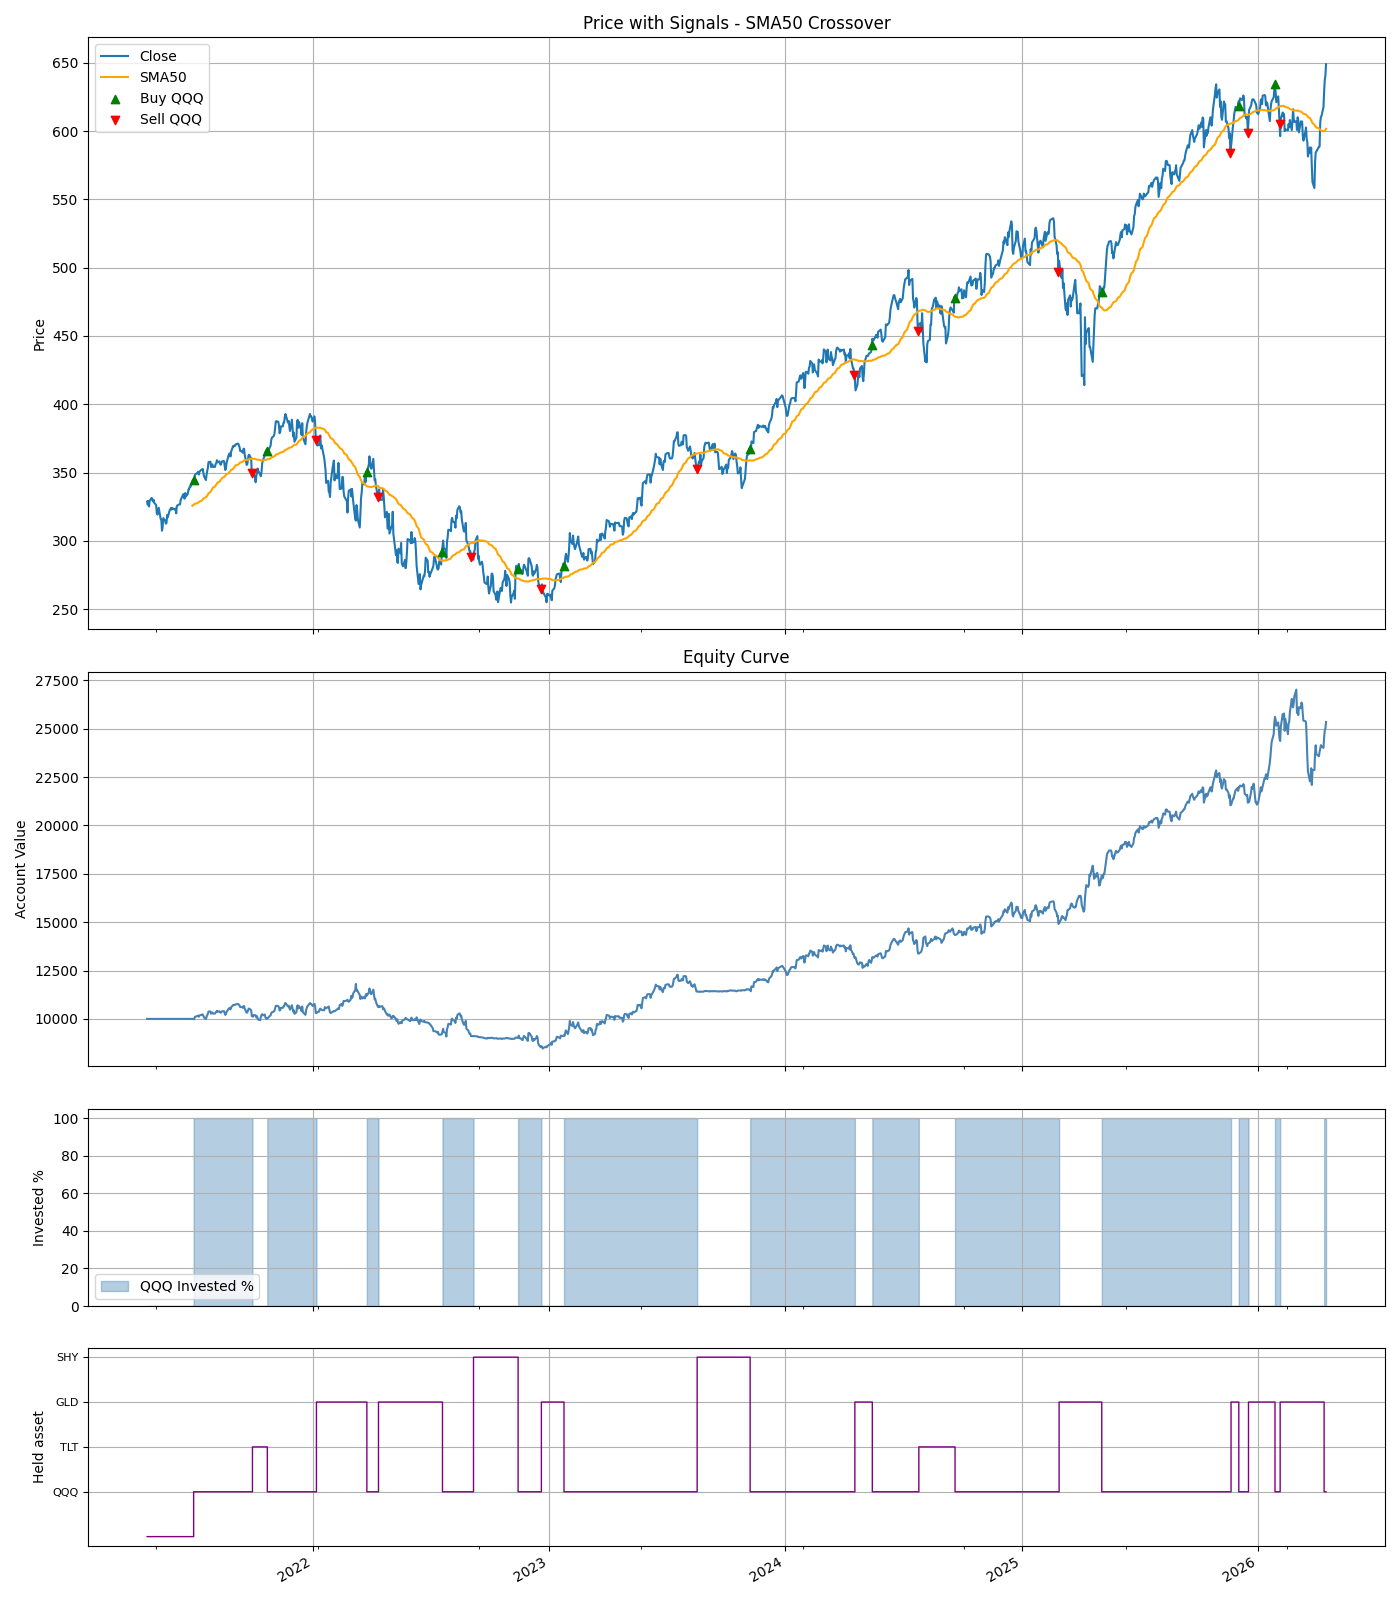

Source code (Python):
"""
Backtest QQQ - SMA Crossover Strategy

Rules:
- Instrument: QQQ
- Data: daily last 5 years (yfinance)

Entry:
- Buy (fully invested) when Close > SMA(sma_window) * (1 + band_pct)
- band_pct adds a small buffer above SMA to reduce whipsaws (default 0.0)

Exit:
- Sell everything when Close < SMA(sma_window) * (1 - band_pct)
- When alt_dfs provided: rotate to best of alt_assets (TLT/GLD) by momentum,
  or safe_asset (SHY) if all negative.  Otherwise go to cash.

Position sizing:
- Always fully invested when in, fully in cash/alt when out.
- No partial allocations.

Grid search defaults based on research:
- sma_window: 100–300 (research optimum around 200–225)
- band_pct: 0–3% buffer to reduce false signals

Outputs: backtest_sma_crossover.png, trades_detail_sma_crossover.csv, printed metrics.
"""

import os
import math
import itertools
import pandas as pd
import numpy as np
import yfinance as yf
import matplotlib.pyplot as plt


DEFAULT_ALT_ASSETS  = ('TLT', 'GLD')
DEFAULT_SAFE_ASSET  = 'SHY'
DEFAULT_ALT_LOOKBACK = 63


def sma(series, window):
    return series.rolling(window).mean()


def max_drawdown(equity):
    roll_max = equity.cummax()
    return ((equity - roll_max) / roll_max).min()


def fetch_data(ticker='QQQ', period='5y'):
    df = yf.download(ticker, period=period, progress=False)
    df = df.dropna()
    if getattr(df.columns, 'nlevels', 1) > 1:
        df.columns = df.columns.droplevel(1)
    return df


def fetch_all(assets, period='5y'):
    """Download Open+Close for each asset. Returns dict {ticker: df}."""
    dfs = {}
    for ticker in assets:
        df = yf.download(ticker, period=period, progress=False)
        df = df.dropna()
        if getattr(df.columns, 'nlevels', 1) > 1:
            df.columns = df.columns.droplevel(1)
        dfs[ticker] = df[['Open', 'Close']]
    return dfs


def select_alt_asset(mom_row, alt_assets, safe_asset):
    """Pick best alt asset with positive momentum, else safe_asset."""
    alt_mom = {t: float(mom_row[t]) for t in alt_assets
               if t in mom_row.index and not pd.isna(mom_row[t])}
    if not alt_mom:
        return safe_asset
    best = max(alt_mom, key=alt_mom.get)
    return best if alt_mom[best] > 0 else safe_asset


def check_entry(close, sma_current, in_position, band_pct):
    if in_position:
        return False
    if math.isnan(sma_current):
        return False
    return close > sma_current * (1 + band_pct)


def check_exit(close, sma_current, in_position, band_pct):
    if not in_position:
        return False
    if math.isnan(sma_current):
        return False
    return close < sma_current * (1 - band_pct)


def compute_stats(equity_series, initial_capital, closed_trades, df=None):
    trades_df = pd.DataFrame(closed_trades)

    total_return = equity_series.iloc[-1] / initial_capital - 1.0
    years = (equity_series.index[-1] - equity_series.index[0]).days / 365.25
    cagr = (equity_series.iloc[-1] / initial_capital) ** (1 / years) - 1 if years > 0 else np.nan
    yearly = equity_series.resample('YE').last()
    yearly_returns = yearly.pct_change().dropna()
    arith_mean_annual = yearly_returns.mean() if len(yearly_returns) > 0 else np.nan
    md = max_drawdown(equity_series)

    if df is not None and years > 0:
        bh_cagr = (float(df['Close'].iloc[-1]) / float(df['Close'].iloc[0])) ** (1 / years) - 1
    else:
        bh_cagr = np.nan

    if len(trades_df) > 0 and 'pnl' in trades_df.columns:
        qqq_trades = trades_df[trades_df.get('asset', 'QQQ') == 'QQQ'] if 'asset' in trades_df.columns else trades_df
        if len(qqq_trades) == 0:
            qqq_trades = trades_df
        win_rate = len(qqq_trades[qqq_trades['pnl'] > 0]) / len(qqq_trades)
        avg_pnl = qqq_trades['pnl'].mean()
        trade_returns = (qqq_trades['exit_price'] - qqq_trades['entry_price']) / qqq_trades['entry_price']
        avg_trade_return = trade_returns.mean()
        max_trade_gain = trade_returns.max()
        max_trade_drop = trade_returns.min()
    else:
        win_rate = avg_pnl = avg_trade_return = max_trade_gain = max_trade_drop = np.nan

    return {
        'total_return': total_return,
        'cagr': cagr,
        'bh_cagr': bh_cagr,
        'arith_mean_annual': arith_mean_annual,
        'max_drawdown': md,
        'n_trades_closed': len(trades_df),
        'win_rate': win_rate,
        'avg_pnl': avg_pnl,
        'avg_trade_return': avg_trade_return,
        'max_trade_gain': max_trade_gain,
        'max_trade_drop': max_trade_drop,
        'trades_df': trades_df,
    }


def print_stats(stats, initial_capital, equity_series, sma_window, band_pct, out_paths):
    print('SMA Crossover backtest summary:')
    print(f'Initial capital:          {initial_capital:,.2f}')
    print(f'SMA window:               {sma_window}')
    print(f'Band:                     {band_pct:.1%}')
    print(f'Final equity:             {equity_series.iloc[-1]:,.2f}')
    print(f'Total return:             {stats["total_return"]:.2%}')
    print(f'CAGR:                     {stats["cagr"]:.2%}')
    print(f'CAGR buy & hold:          {stats["bh_cagr"]:.2%}' if not pd.isna(stats["bh_cagr"]) else 'CAGR buy & hold:          N/A')
    print(f'Arithmetic mean annual:   {stats["arith_mean_annual"]:.2%}' if not pd.isna(stats["arith_mean_annual"]) else 'Arithmetic mean annual:   N/A')
    print(f'Max drawdown:             {stats["max_drawdown"]:.2%}')
    print(f'Number of trades:         {stats["n_trades_closed"]}')
    print(f'Win rate:                 {stats["win_rate"]}')
    print(f'Average PnL per trade:    {stats["avg_pnl"]}')
    print(f'Average return per trade: {stats["avg_trade_return"]:.2%}' if not pd.isna(stats["avg_trade_return"]) else 'Average return per trade: N/A')
    print(f'Max gain per trade:       {stats["max_trade_gain"]:.2%}' if not pd.isna(stats["max_trade_gain"]) else 'Max gain per trade:       N/A')
    print(f'Max drop per trade:       {stats["max_trade_drop"]:.2%}' if not pd.isna(stats["max_trade_drop"]) else 'Max drop per trade:       N/A')
    print(f'Trades CSV:               {out_paths["trades_csv"]}')
    print(f'Plot:                     {out_paths["fig_path"]}')


def save_plots(df, equity_series, invested_list, stats, sma_window, out_dir,
               held_asset_list=None, all_assets=None):
    trades_df = stats['trades_df'].copy()
    if len(trades_df) > 0:
        trades_df['entry_date'] = pd.to_datetime(trades_df['entry_date'])
        trades_df['exit_date']  = pd.to_datetime(trades_df['exit_date'])

    equity_dates   = equity_series.index
    invested_series = pd.Series(invested_list, index=equity_dates)

    n_panels = 4 if held_asset_list is not None else 3
    height_ratios = [3, 2, 1, 1] if n_panels == 4 else [3, 2, 1]
    fig, axes = plt.subplots(n_panels, 1, sharex=True, figsize=(14, 4 * n_panels),
                             gridspec_kw={'height_ratios': height_ratios})
    ax_price, ax_equity, ax_inv = axes[0], axes[1], axes[2]

    df['Close'].plot(ax=ax_price, label='Close')
    df['SMA_exit'].plot(ax=ax_price, label=f'SMA{sma_window}', color='orange')
    if len(trades_df) > 0:
        qqq_trades = trades_df[trades_df['asset'] == 'QQQ'] if 'asset' in trades_df.columns else trades_df
        if len(qqq_trades) > 0:
            ax_price.scatter(qqq_trades['entry_date'], qqq_trades['entry_price'],
                             marker='^', color='green', label='Buy QQQ', zorder=5)
            ax_price.scatter(qqq_trades['exit_date'], qqq_trades['exit_price'],
                             marker='v', color='red', label='Sell QQQ', zorder=5)
    ax_price.set_title(f'Price with Signals - SMA{sma_window} Crossover')
    ax_price.set_ylabel('Price')
    ax_price.legend()
    ax_price.grid(True)

    equity_series.plot(ax=ax_equity, color='steelblue')
    ax_equity.set_title('Equity Curve')
    ax_equity.set_ylabel('Account Value')
    ax_equity.grid(True)

    ax_inv.fill_between(invested_series.index, invested_series.values * 100,
                        step='post', alpha=0.4, color='steelblue', label='QQQ Invested %')
    ax_inv.set_ylabel('Invested %')
    ax_inv.set_ylim(0, 105)
    ax_inv.grid(True)
    ax_inv.legend()

    if held_asset_list is not None and all_assets is not None:
        ax_held = axes[3]
        asset_codes = {a: i for i, a in enumerate(all_assets)}
        held_series = pd.Series(held_asset_list, index=equity_dates)
        held_numeric = held_series.map(asset_codes).fillna(-1)
        held_numeric.plot(ax=ax_held, drawstyle='steps-post', color='purple', linewidth=1)
        ax_held.set_yticks(list(asset_codes.values()))
        ax_held.set_yticklabels(list(asset_codes.keys()), fontsize=8)
        ax_held.set_ylabel('Held asset')
        ax_held.grid(True)

    fig.tight_layout()
    out_fig = os.path.join(out_dir, 'backtest_sma_crossover.png')
    fig.savefig(out_fig)
    plt.close(fig)
    return out_fig


def run_backtest_sma_crossover(ticker='QQQ', period='5y', initial_capital=10000.0,
                                sma_window=200, band_pct=0.0,
                                alt_assets=DEFAULT_ALT_ASSETS,
                                safe_asset=DEFAULT_SAFE_ASSET,
                                alt_lookback=DEFAULT_ALT_LOOKBACK,
                                verbose=True, df=None, alt_dfs=None):
    out_dir = os.path.dirname(__file__)
    if df is None:
        df = fetch_data(ticker, period)
        df.index = pd.to_datetime(df.index)
        df = df[['Open', 'High', 'Low', 'Close', 'Volume']]
    if df.empty:
        raise ValueError('No data returned.')
    df = df.copy()

    use_alt = alt_dfs is not None

    if use_alt:
        alt_all = list(alt_assets) + [safe_asset]
        alt_closes = pd.DataFrame({t: alt_dfs[t]['Close'] for t in alt_all if t in alt_dfs})
        alt_opens  = pd.DataFrame({t: alt_dfs[t]['Open']  for t in alt_all if t in alt_dfs})
        common = df.index.intersection(alt_closes.dropna().index)
        df         = df.loc[common].copy()
        alt_closes = alt_closes.loc[common]
        alt_opens  = alt_opens.loc[common]
        alt_momentum = alt_closes / alt_closes.shift(alt_lookback) - 1

    df['SMA_exit'] = sma(df['Close'], sma_window)

    cash       = float(initial_capital)
    shares     = 0.0       # QQQ shares
    in_position = False
    entry_price = entry_date = None
    entry_idx   = None

    alt_asset       = None   # currently held alt/safe ticker
    alt_shares      = 0.0
    alt_entry_price = None
    alt_entry_date  = None
    alt_entry_idx   = None

    equity_list    = []
    equity_dates   = []
    invested_list  = []
    held_asset_list = []
    closed_trades  = []

    warmup_done_idx = sma_window

    for i in range(len(df)):
        date  = df.index[i]
        close = float(df['Close'].iat[i])
        sma_val     = df['SMA_exit'].iat[i]
        sma_current = float(sma_val) if not pd.isna(sma_val) else math.nan

        alt_val = (alt_shares * float(alt_closes[alt_asset].iat[i])
                   if use_alt and alt_asset is not None else 0.0)
        pos_value = shares * close
        eq = cash + pos_value + alt_val
        equity_list.append(eq)
        equity_dates.append(date)
        invested_list.append(pos_value / eq if eq > 0 else 0.0)
        held_asset_list.append(
            ticker if in_position
            else (alt_asset if use_alt and alt_asset else 'CASH')
        )

        warmup_done = i >= warmup_done_idx

        # Exit QQQ
        if warmup_done and check_exit(close, sma_current, in_position, band_pct):
            exit_price = close
            proceeds   = shares * exit_price
            pnl        = proceeds - shares * entry_price
            cash      += proceeds
            closed_trades.append({
                'asset': ticker,
                'entry_date': entry_date, 'entry_price': entry_price,
                'exit_date': date,        'exit_price': exit_price,
                'shares': shares, 'pnl': pnl,
                'held_days': i - (entry_idx or i),
            })
            shares      = 0.0
            in_position = False
            entry_price = entry_date = entry_idx = None

            # Rotate into alt when data available
            if use_alt and i + 1 < len(df) and not alt_momentum.iloc[i].isna().all():
                target = select_alt_asset(alt_momentum.iloc[i], alt_assets, safe_asset)
                next_open_alt = float(alt_opens[target].iat[i + 1])
                alt_shares      = cash / next_open_alt
                cash           -= alt_shares * next_open_alt
                alt_asset       = target
                alt_entry_price = next_open_alt
                alt_entry_date  = df.index[i + 1]
                alt_entry_idx   = i + 1

        # Entry QQQ (sell alt first if held)
        if warmup_done and check_entry(close, sma_current, in_position, band_pct):
            if i + 1 < len(df):
                next_open = float(df['Open'].iat[i + 1])
                next_date = df.index[i + 1]

                if use_alt and alt_asset is not None and alt_shares > 0:
                    exit_alt_px = float(alt_opens[alt_asset].iat[i + 1])
                    alt_proceeds = alt_shares * exit_alt_px
                    alt_pnl      = alt_proceeds - alt_shares * alt_entry_price
                    closed_trades.append({
                        'asset': alt_asset,
                        'entry_date': alt_entry_date, 'entry_price': alt_entry_price,
                        'exit_date': next_date,        'exit_price': exit_alt_px,
                        'shares': alt_shares, 'pnl': alt_pnl,
                        'held_days': i + 1 - (alt_entry_idx or i + 1),
                    })
                    cash       += alt_proceeds
                    alt_shares  = 0.0
                    alt_asset   = None
                    alt_entry_price = alt_entry_date = alt_entry_idx = None

                shares      = cash / next_open
                cash       -= shares * next_open
                in_position = True
                entry_price = next_open
                entry_date  = next_date
                entry_idx   = i + 1

    equity_series = pd.Series(equity_list, index=equity_dates)
    stats = compute_stats(equity_series, initial_capital, closed_trades, df=df)

    trades_csv = fig_path = None
    if verbose:
        trades_csv = os.path.join(out_dir, 'trades_detail_sma_crossover.csv')
        stats['trades_df'].to_csv(trades_csv, index=False)
        all_assets_plot = ([ticker] + list(alt_assets) + [safe_asset]) if use_alt else None
        fig_path = save_plots(df, equity_series, invested_list, stats, sma_window, out_dir,
                              held_asset_list=held_asset_list if use_alt else None,
                              all_assets=all_assets_plot)
        print_stats(stats, initial_capital, equity_series, sma_window, band_pct,
                    {'trades_csv': trades_csv, 'fig_path': fig_path})

    def _f(v):
        return round(float(v), 3) if not pd.isna(v) else None

    return {
        'initial_capital': float(initial_capital),
        'sma_window': sma_window,
        'band_pct': band_pct,
        'final_equity': _f(equity_series.iloc[-1]),
        'total_return': _f(stats['total_return']),
        'cagr': _f(stats['cagr']),
        'bh_cagr': _f(stats['bh_cagr']),
        'arith_mean_annual': _f(stats['arith_mean_annual']),
        'max_drawdown': _f(stats['max_drawdown']),
        'n_trades_closed': int(stats['n_trades_closed']),
        'win_rate': _f(stats['win_rate']),
        'avg_trade_return': _f(stats['avg_trade_return']),
        'max_trade_gain': _f(stats['max_trade_gain']),
        'max_trade_drop': _f(stats['max_trade_drop']),
        'fig_path': fig_path,
        'trades_csv': trades_csv,
    }


def grid_search(ticker='QQQ', period='5y', initial_capital=10000.0,
                sma_window_values=(50, 100, 150, 200, 225, 250, 300, 350, 400),
                band_pct_values=(0.0, 0.01, 0.02, 0.03, 0.04, 0.05, 0.75, 0.1),
                alt_assets=DEFAULT_ALT_ASSETS,
                safe_asset=DEFAULT_SAFE_ASSET,
                alt_lookback=DEFAULT_ALT_LOOKBACK,
                maximize='cagr'):
    combos = list(itertools.product(sma_window_values, band_pct_values))
    total  = len(combos)
    print(f'Grid search: {total} combinations...')
    print('Downloading QQQ data once...')
    raw_df = fetch_data(ticker, period)
    raw_df.index = pd.to_datetime(raw_df.index)
    raw_df = raw_df[['Open', 'High', 'Low', 'Close', 'Volume']]
    if raw_df.empty:
        raise ValueError('No data returned.')

    print('Downloading alt asset data (TLT, GLD, SHY)...')
    raw_alt_dfs = fetch_all(list(alt_assets) + [safe_asset], period)

    results = []
    for idx, (win, band) in enumerate(combos, 1):
        try:
            res = run_backtest_sma_crossover(
                initial_capital=initial_capital,
                sma_window=win, band_pct=band,
                alt_assets=alt_assets, safe_asset=safe_asset, alt_lookback=alt_lookback,
                verbose=False, df=raw_df, alt_dfs=raw_alt_dfs,
            )
            results.append({
                'sma_window': win, 'band_pct': band,
                'cagr': res['cagr'],
                'total_return': res['total_return'],
                'max_drawdown': res['max_drawdown'],
                'win_rate': res['win_rate'],
                'n_trades': res['n_trades_closed'],
                'avg_trade_return': res['avg_trade_return'],
            })
        except Exception as e:
            print(f'  [{idx}/{total}] ERROR {win},{band}: {e}')

        if idx % 10 == 0:
            print(f'  {idx}/{total} done...')

    results_df = pd.DataFrame(results).sort_values(maximize, ascending=False).reset_index(drop=True)

    print(f'\nTop 10 by {maximize}:')
    print(results_df.head(10).to_string(index=False))

    out_dir = os.path.dirname(__file__)
    csv_path = os.path.join(out_dir, 'grid_search_results.csv')
    results_df.to_csv(csv_path, index=False)
    print(f'\nFull results saved to: {csv_path}')

    best = results_df.iloc[0]
    print(f'\n--- Best parameters (by {maximize}) ---')
    print(f'  sma_window={int(best["sma_window"])}, band_pct={best["band_pct"]:.2%}')
    print('Running full backtest with best parameters...\n')
    run_backtest_sma_crossover(
        initial_capital=initial_capital,
        sma_window=int(best['sma_window']),
        band_pct=best['band_pct'],
        alt_assets=alt_assets, safe_asset=safe_asset, alt_lookback=alt_lookback,
        verbose=True, df=raw_df, alt_dfs=raw_alt_dfs,
    )

    return results_df


if __name__ == '__main__':
    res = run_backtest_sma_crossover(initial_capital=10000.0, sma_window=200, band_pct=0.01)
    print('\nRESULT:', res)
